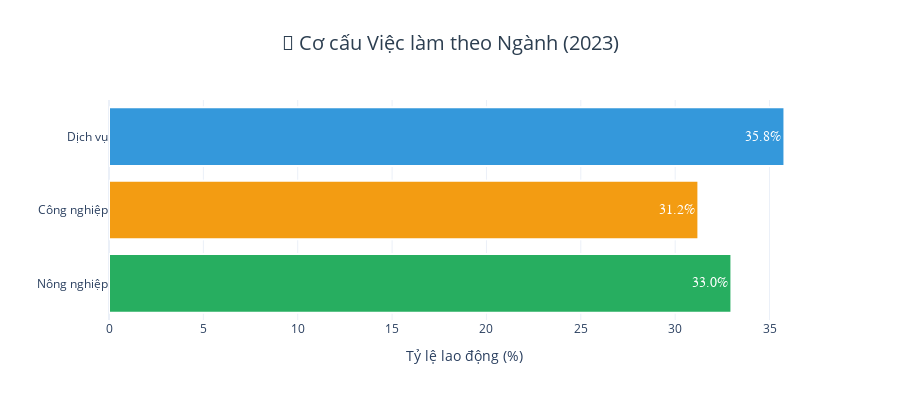

The code cell stored with this chart in its notebook:
### Markdown cell above
---

## 📊 B. BAR & COLUMN CHARTS - So sánh giá trị

### 🟡 B1. Horizontal Bar Chart - Top Employment Sectors (Latest Year)

### Code cell
# Employment sectors comparison
if datasets['employment'] is not None:
    df_emp = datasets['employment'].copy()
    # helper: find column by exact or partial match from keywords
    def find_col(df, keywords):
        cols = df.columns.tolist()
        # exact match first
        for k in keywords:
            for c in cols:
                if k.lower() == c.lower():
                    return c
        # then partial contains
        for k in keywords:
            for c in cols:
                if k.lower() in c.lower():
                    return c
        return None

    agri_keys = ['Employment_Agriculture_Pct', 'Employment_Agriculture', 'Agriculture_Pct', 'Agriculture', 'Agriculture (%)']
    ind_keys = ['Employment_Industry_Pct', 'Employment_Industry', 'Industry_Pct', 'Industry']
    serv_keys = ['Employment_Services_Pct', 'Employment_Services', 'Services_Pct', 'Services']
    total_keys = ['Total_Employment', 'Employment_Total', 'Total_Labour_Force', 'Labour_Force', 'Total_Employees']

    ag_col = find_col(df_emp, agri_keys)
    ind_col = find_col(df_emp, ind_keys)
    serv_col = find_col(df_emp, serv_keys)
    total_col = find_col(df_emp, total_keys)

    # fallback: pick first three numeric columns (excluding Year)
    if not ag_col or not ind_col or not serv_col:
        numeric = df_emp.select_dtypes(include=['number']).columns.tolist()
        numeric = [c for c in numeric if c != 'Year']
        if len(numeric) >= 3:
            ag_col = ag_col or numeric[0]
            ind_col = ind_col or numeric[1]
            serv_col = serv_col or numeric[2]
        else:
            raise KeyError(f'Employment columns not found. Available: {list(df_emp.columns)}')

    # Ensure we have the columns in the dataframe
    for col in [ag_col, ind_col, serv_col]:
        if col not in df_emp.columns:
            raise KeyError(f'Required employment column {col} missing from dataframe columns: {list(df_emp.columns)}')

    # Work on a copy and compute percentages if necessary
    emp_work = df_emp[['Year', ag_col, ind_col, serv_col]].dropna().copy()
    emp_work = emp_work.rename(columns={ag_col: 'Employment_Agriculture_Pct',
                                         ind_col: 'Employment_Industry_Pct',
                                         serv_col: 'Employment_Services_Pct'})

    # If values look like fractions (<=1), convert to percent
    for col in ['Employment_Agriculture_Pct', 'Employment_Industry_Pct', 'Employment_Services_Pct']:
        if emp_work[col].abs().max() <= 1.0:
            emp_work[col] = emp_work[col] * 100
            print(f'  • Converted {col} from fraction to percent (multiplied by 100).')

    # If values look like counts (very large), convert to percent using total_col or row-sum
    if emp_work[['Employment_Agriculture_Pct', 'Employment_Industry_Pct', 'Employment_Services_Pct']].abs().max().max() > 100.0:
        if total_col and total_col in df_emp.columns:
            total_series = df_emp.set_index('Year')[total_col]
            # align and compute percent
            emp_work = emp_work.set_index('Year')
            emp_work['Employment_Agriculture_Pct'] = emp_work['Employment_Agriculture_Pct'] / total_series * 100
            emp_work['Employment_Industry_Pct'] = emp_work['Employment_Industry_Pct'] / total_series * 100
            emp_work['Employment_Services_Pct'] = emp_work['Employment_Services_Pct'] / total_series * 100
            emp_work = emp_work.reset_index()
            print('  • Converted employment counts to percentages using total employment column.')
        else:
            # use row-wise sum of the three cols as denominator
            row_sum = emp_work[['Employment_Agriculture_Pct', 'Employment_Industry_Pct', 'Employment_Services_Pct']].sum(axis=1)
            emp_work['Employment_Agriculture_Pct'] = emp_work['Employment_Agriculture_Pct'] / row_sum * 100
            emp_work['Employment_Industry_Pct'] = emp_work['Employment_Industry_Pct'] / row_sum * 100
            emp_work['Employment_Services_Pct'] = emp_work['Employment_Services_Pct'] / row_sum * 100
            print('  • Converted employment counts to percentages using row-wise sum of selected columns.')

    # Now proceed to plot using standardized pct columns
    if len(emp_work) > 0:
        latest_year = int(emp_work['Year'].max())
        latest = emp_work[emp_work['Year'] == latest_year].iloc[0]
        sectors = {
            'Nông nghiệp': latest['Employment_Agriculture_Pct'],
            'Công nghiệp': latest['Employment_Industry_Pct'],
            'Dịch vụ': latest['Employment_Services_Pct']
        }

        fig = go.Figure(go.Bar(
            y=list(sectors.keys()),
            x=list(sectors.values()),
            orientation='h',
            marker=dict(
                color=['#27ae60', '#f39c12', '#3498db'],
                line=dict(color='white', width=2)
            ),
            text=[f'{v:.1f}%' for v in sectors.values()],
            textposition='auto',
            textfont=dict(size=14, color='white', family='Arial Black')
        ))

        fig.update_layout(
            title={
                'text': f"👔 Cơ cấu Việc làm theo Ngành ({latest_year})",
                'x': 0.5,
                'xanchor': 'center',
                'font': {'size': 20, 'color': '#2c3e50'}
            },
            xaxis_title="Tỷ lệ lao động (%)",
            yaxis_title="",
            template='plotly_white',
            height=400,
            showlegend=False
        )

        fig.show()

        print(f"📊 Employment Structure in {latest_year}:")
        for sector, pct in sectors.items():
            print(f"   • {sector}: {pct:.1f}%")

### Figure 1 — Plotly figure (JSON) as saved in the notebook; plotly's stock layout.template omitted (floating-point values rounded to 4 significant figures)
{"data": [{"marker": {"color": ["#27ae60", "#f39c12", "#3498db"], "line": {"color": "white", "width": 2}}, "orientation": "h", "text": ["33.0%", "31.2%", "35.8%"], "textfont": {"color": "white", "family": "Arial Black", "size": 14}, "textposition": "auto", "type": "bar", "x": [32.98, 31.23, 35.79], "y": ["Nông nghiệp", "Công nghiệp", "Dịch vụ"]}], "layout": {"height": 400, "showlegend": false, "title": {"font": {"color": "#2c3e50", "size": 20}, "text": "👔 Cơ cấu Việc làm theo Ngành (2023)", "x": 0.5, "xanchor": "center"}, "xaxis": {"title": {"text": "Tỷ lệ lao động (%)"}}, "yaxis": {"title": {"text": ""}}}}
